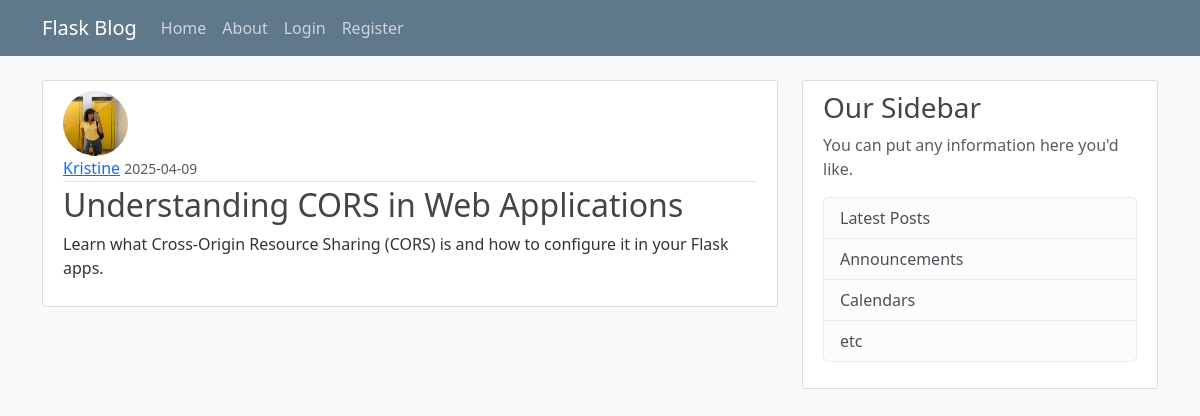
The page /post/25 on the database its author committed.
### flaskblog/models.py (models this page shows, shortened)
class User(db.Model, UserMixin):
	id = db.Column(db.Integer, primary_key=True)
	username = db.Column(db.String(20), unique=True, nullable=False)
	email = db.Column(db.String(120), unique=True, nullable=False)
	image_file = db.Column(db.String(20), nullable=False, default='default.jpg')
	password = db.Column(db.String(60), nullable=False)
	posts = db.relationship('Post', backref='author', lazy=True)

class Post(db.Model):
	id = db.Column(db.Integer, primary_key=True)
	title = db.Column(db.String(100), nullable=False)
	date_posted = db.Column(db.DateTime, nullable=False, default=datetime.utcnow)
	content = db.Column(db.Text, nullable=False)
	user_id = db.Column(db.Integer, db.ForeignKey('user.id'), nullable=False)

### flaskblog/routes.py (the view)
@app.route("/post/<int:post_id>")
def post(post_id):
    post = Post.query.get_or_404(post_id)
    return render_template('post.html', title=post.title, post=post)

### flaskblog/templates/post.html (shortened to what this page needs)
{% extends "layout.html" %}
{% block content %}
<article class="media content-section">
  <img class="rounded-circle article-img" src="{{ url_for('static', filename='profile_pics/' + post.author.image_file) }}">
  <div class="media-body">
    <div class="article-metadata">
      <a class="mr-2" href="{{ url_for('user_posts', username=post.author.username) }}">{{ post.author.username }}</a>
      <small class="text-muted">{{ post.date_posted.strftime('%Y-%m-%d') }}</small>
    </div>
    <h2 class="article-title">{{ post.title }}</h2>
    <p class="article-content">{{ post.content }}</p>
  </div>
</article>
{% endblock content %}

### flaskblog/static/main.css (style rules this page uses)
body { background: #fafafa; color: #333333; margin-top: 5rem; }
h1, h2, h3, h4, h5, h6 { color: #444444; }
.content-section { background: #ffffff; padding: 10px 20px; border: 1px solid #dddddd; border-radius: 3px; margin-bottom: 20px; }
.article-title { color: #444444; }
.article-content { white-space: pre-line; }
.article-img { height: 65px; width: 65px; margin-right: 16px; }
.article-metadata { padding-bottom: 1px; margin-bottom: 4px; border-bottom: 1px solid #e3e3e3 }

### rows shown on the page
User: image_file (picture), author.username "Kristine"
Post: date_posted "2025-04-09", title "Understanding CORS in Web Applications", content "Learn what Cross-Origin Resource Sharing (CORS) is and how to configure it in your Flask apps."
